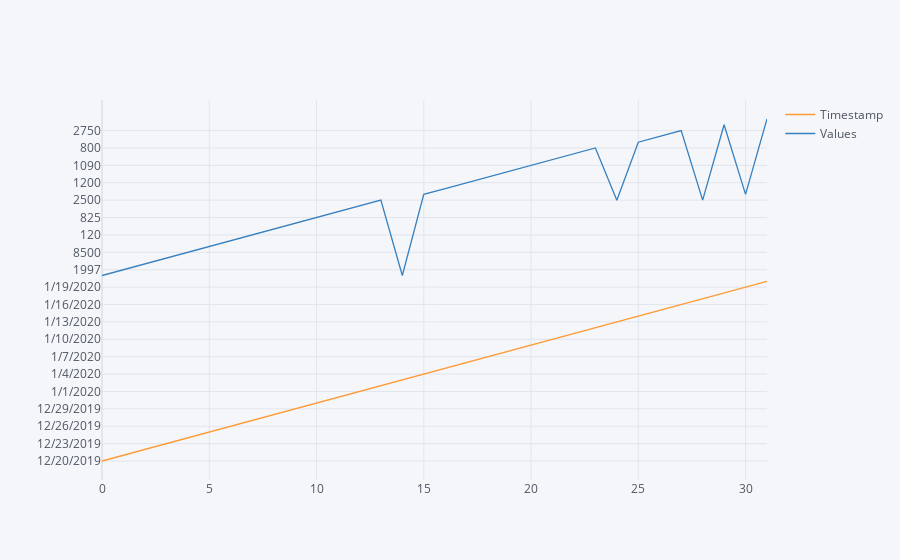

This figure's notebook cell:
### Code cell
df.iplot()

### Figure 1 — Plotly figure (JSON) as saved in the notebook; plotly's stock layout.template omitted (floating-point values rounded to 4 significant figures)
{"data": [{"line": {"color": "rgba(255, 153, 51, 1.0)", "dash": "solid", "shape": "linear", "width": 1.3}, "mode": "lines", "name": "Timestamp", "text": "", "type": "scatter", "x": [0, 1, 2, 3, 4, 5, 6, 7, 8, 9, 10, 11, 12, 13, 14, 15, 16, 17, 18, 19, 20, 21, 22, 23, 24, 25, 26, 27, 28, 29, 30, 31], "y": ["12/20/2019", "12/21/2019", "12/22/2019", "12/23/2019", "12/24/2019", "12/25/2019", "12/26/2019", "12/27/2019", "12/28/2019", "12/29/2019", "12/30/2019", "12/31/2019", "1/1/2020", "1/2/2020", "1/3/2020", "1/4/2020", "1/5/2020", "1/6/2020", "1/7/2020", "1/8/2020", "1/9/2020", "1/10/2020", "1/11/2020", "1/12/2020", "1/13/2020", "1/14/2020", "1/15/2020", "1/16/2020", "1/17/2020", "1/18/2020", "1/19/2020", "1/20/2020"]}, {"line": {"color": "rgba(55, 128, 191, 1.0)", "dash": "solid", "shape": "linear", "width": 1.3}, "mode": "lines", "name": "Values", "text": "", "type": "scatter", "x": [0, 1, 2, 3, 4, 5, 6, 7, 8, 9, 10, 11, 12, 13, 14, 15, 16, 17, 18, 19, 20, 21, 22, 23, 24, 25, 26, 27, 28, 29, 30, 31], "y": [2000, 1997, 1994, 10, 8500, 10000, 20, 120, 5000, 4500, 825, 12000, 15000, 2500, 2000, 1500, 1250, 1200, 1190, 1156, 1090, 8000, 600, 800, 2500, 3000, 2900, 2750, 2500, 2250, 1500, 450]}], "layout": {"legend": {"bgcolor": "#F5F6F9", "font": {"color": "#4D5663"}}, "paper_bgcolor": "#F5F6F9", "plot_bgcolor": "#F5F6F9", "title": {"font": {"color": "#4D5663"}}, "xaxis": {"gridcolor": "#E1E5ED", "showgrid": true, "tickfont": {"color": "#4D5663"}, "title": {"font": {"color": "#4D5663"}, "text": ""}, "zerolinecolor": "#E1E5ED"}, "yaxis": {"gridcolor": "#E1E5ED", "showgrid": true, "tickfont": {"color": "#4D5663"}, "title": {"font": {"color": "#4D5663"}, "text": ""}, "zerolinecolor": "#E1E5ED"}}}
